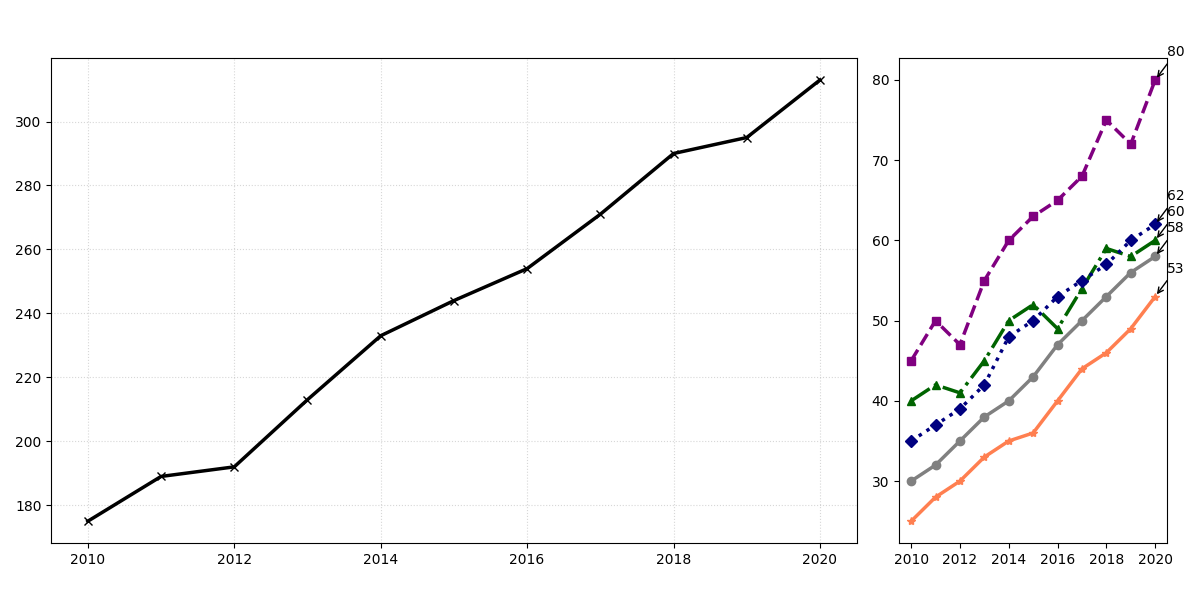

The script that drew this image:
import matplotlib.pyplot as plt
import numpy as np

years = np.arange(2010, 2021)

action_sales = np.array([45, 50, 47, 55, 60, 63, 65, 68, 75, 72, 80])
comedy_sales = np.array([40, 42, 41, 45, 50, 52, 49, 54, 59, 58, 60])
drama_sales = np.array([35, 37, 39, 42, 48, 50, 53, 55, 57, 60, 62])
scifi_sales = np.array([25, 28, 30, 33, 35, 36, 40, 44, 46, 49, 53])
horror_sales = np.array([30, 32, 35, 38, 40, 43, 47, 50, 53, 56, 58])

fig, (ax1, ax2) = plt.subplots(1, 2, figsize=(12, 6), gridspec_kw={'width_ratios': [3, 1]})

total_sales = action_sales + comedy_sales + drama_sales + scifi_sales + horror_sales
ax1.plot(years, total_sales, marker='x', linestyle='-', color='black', linewidth=2.5)
ax1.grid(axis='both', linestyle=':', alpha=0.5)

ax2.plot(years, action_sales, marker='s', linestyle='--', color='purple', linewidth=2.5)
ax2.plot(years, comedy_sales, marker='^', linestyle='-.', color='darkgreen', linewidth=2.5)
ax2.plot(years, drama_sales, marker='D', linestyle=':', color='navy', linewidth=2.5)
ax2.plot(years, scifi_sales, marker='*', linestyle='-', color='coral', linewidth=2.5)
ax2.plot(years, horror_sales, marker='o', linestyle='-', color='grey', linewidth=2.5)

annotations = {
    'Action': (years[np.argmax(action_sales)], max(action_sales)),
    'Comedy': (years[np.argmax(comedy_sales)], max(comedy_sales)),
    'Drama': (years[np.argmax(drama_sales)], max(drama_sales)),
    'Sci-Fi': (years[np.argmax(scifi_sales)], max(scifi_sales)),
    'Horror': (years[np.argmax(horror_sales)], max(horror_sales))
}

for genre, (year, value) in annotations.items():
    ax2.annotate(f'{value}', xy=(year, value), xytext=(year + 0.5, value + 3),
                 arrowprops=dict(facecolor='red', linestyle='-', arrowstyle="->"))

plt.tight_layout(rect=[0, 0.03, 1, 0.95])
plt.show()
